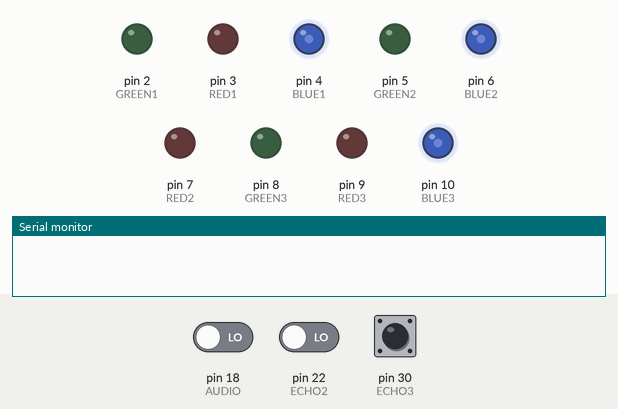
A sketch run on a simulated Arduino Mega 2560, built with avr-gcc and run on an emulated ATmega2560. Parts: output pins drawn as LEDs (lit = HIGH), the last lines printed to the serial monitor. The inputs (shaded band) are chosen by the test bench; at power-on: pin 18 (AUDIO) LOW, pin 30 (ECHO3) LOW, pin 22 (ECHO2) LOW. Pins used as bus, display or sensor lines are not drawn.

Above: at 1.2 s.
1.3 s: pin 18 (AUDIO) driven HIGH
3.5 s: pin 30 (ECHO3) pulsed HIGH 5 times (0.12 s each, 0.3 s apart)
At 11.5 s:
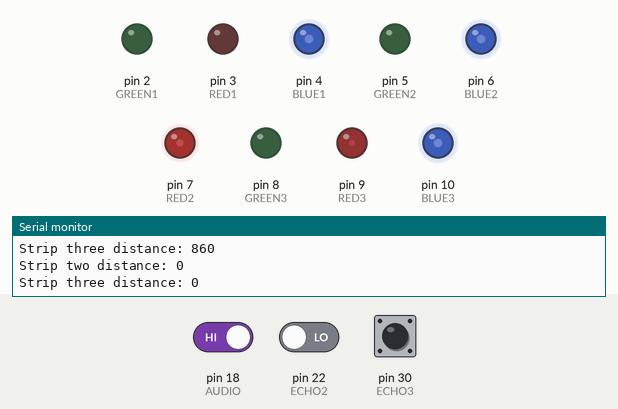
At 23.4 s:
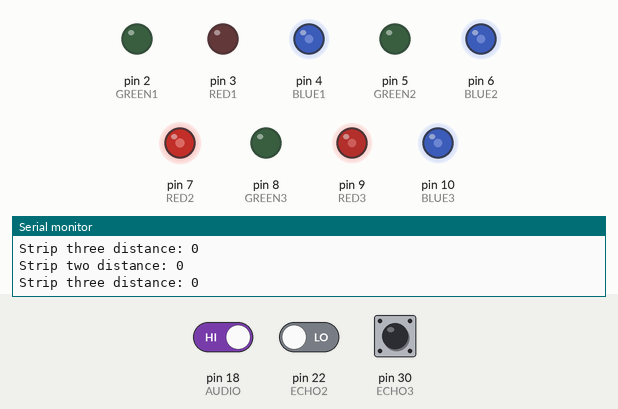
Timing chart, 0 to 30.1 s (numbered marks = the images above; inputs shaded):
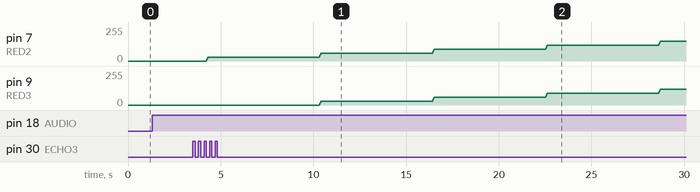

The sketch:

rgbThreeStripsUltrasonic_MarkI.ino
```cpp
#define ECHO1 40
#define TRIG1 42

#define ECHO2 22
#define TRIG2 24

#define ECHO3 30
#define TRIG3 32

#define AUDIO 18

#define RED1 3
#define GREEN1 2
#define BLUE1 4

#define RED2 7
#define BLUE2 6
#define GREEN2 5

#define RED3 9
#define BLUE3 10
#define GREEN3 8

static int FAR = 0,
           MEDIUM = 1,
           CLOSE = 2,
           STRIP_ONE = 1,
           STRIP_TWO = 2,
           STRIP_THREE = 3,
           R = 0, G = 1, B = 2,
           MAX_BRIGHTNESS = 255,
           MED_BRIGHTNESS = 180,
           IDLE_BRIGHTNESS = 100,
           FRAME_RATE = 10;

int strip1[3], strip2[3], strip3[3];
int count = 0;
long distance1 = 151, distance2 = 151, distance3 = 151;
unsigned long lastInterrupt;

void setup() {
  // initialize pin modes
  pinMode(RED1, OUTPUT);
  pinMode(BLUE1, OUTPUT);
  pinMode(GREEN1, OUTPUT);
  pinMode(RED2, OUTPUT);
  pinMode(BLUE2, OUTPUT);
  pinMode(GREEN2, OUTPUT);
  pinMode(RED3, OUTPUT);
  pinMode(BLUE3, OUTPUT);
  pinMode(GREEN3, OUTPUT);

  // ultrasonic
  pinMode(TRIG1, OUTPUT);
  pinMode(ECHO1, INPUT);

  pinMode(TRIG2, OUTPUT);
  pinMode(ECHO2, INPUT);

  pinMode(TRIG3, OUTPUT);
  pinMode(ECHO3, INPUT);

  Serial.begin(9600);

  // add interrupt for audio
  attachInterrupt(digitalPinToInterrupt(AUDIO), readAudio, RISING);

  // initialize
  strip1[R] = 0;
  strip1[G] = 0;
  strip1[B] = IDLE_BRIGHTNESS;

  strip2[R] = 0;
  strip2[G] = 0;
  strip2[B] = IDLE_BRIGHTNESS;

  strip3[R] = 0;
  strip3[G] = 0;
  strip3[B] = IDLE_BRIGHTNESS;


  // apply old state
  rgb(strip1, RED1, GREEN1, BLUE1);
  rgb(strip2, RED2, GREEN2, BLUE2);
  rgb(strip3, RED3, GREEN3, BLUE3);
}

void loop() {
  if (count == 10) {
    // get distances from each ultrasonic sensor
    //distance1 = ultrasonic(TRIG1, ECHO1);
    distance2 = ultrasonic(TRIG2, ECHO2);
    distance3 = ultrasonic(TRIG3, ECHO3);
    //Serial.print("Strip one distance: ");
    //Serial.println(distance1);
    Serial.print("Strip two distance: ");
    Serial.println(distance2);
    Serial.print("Strip three distance: ");
    Serial.println(distance3);
    count = 0;
  }

  updateStripStates(distance1, distance2, distance3);

  // apply new state
  rgb(strip1, RED1, GREEN1, BLUE1);
  rgb(strip2, RED2, GREEN2, BLUE2);
  rgb(strip3, RED3, GREEN3, BLUE3);

  //  Serial.print("Strip 3 Red: ");
  //  Serial.println(strip3[R]);

  delay(FRAME_RATE);

  count++;

}

// updates all strip states
void updateStripStates(int d1, int d2, int d3) {
  updateParticularStrip(d1, R, strip1, 3);
  updateParticularStrip(d2, R, strip2, 3);
  updateParticularStrip(d3, R, strip3, 3);
}

// updates specific strip state
void updateParticularStrip(int d, int color, int strip[], int inc) {
  if (chunkDistance(d) == FAR) {
    if (strip[color] > 0) {
      //      Serial.println("DECREMENT THIS SHIT");
      strip[color] -= inc;
    }
    else {
      // do nothing
    }
    //    Serial.println("REACHED FAR");
  }
  else if (chunkDistance(d) == MEDIUM) {
    if (strip[color] < MED_BRIGHTNESS) {
      strip[color] += inc;
    }
    else if (strip1[color] > MED_BRIGHTNESS) {
      strip[color] -= inc;
    }
    else {
      // do nothing
    }
  }
  else if (chunkDistance(d) == CLOSE) {
    if (strip[color] < MAX_BRIGHTNESS - inc) {
      strip[color] += inc;
    }
    else {
      // do nothing
    }
  }
}

// decide how close something is to a sensor
int chunkDistance(long d) { // zero distance may = far
  if (d > 55) {
    return FAR;
  } else if (d > 30) {
    return MEDIUM;
  } else {
    return CLOSE;
  }
}

// Does the ultrasonic stuff
long ultrasonic(int trigPin, int echoPin) {
  long minDuration = 50000.;
  int trials = 3;
  for (int i = 0; i < trials; i++) {
    delayMicroseconds(2);
    digitalWrite(trigPin, LOW);
    delayMicroseconds(10);

    digitalWrite(trigPin, HIGH);
    delayMicroseconds(100);

    long tempDuration = pulseIn(echoPin, HIGH);

    if (tempDuration < minDuration) {
      minDuration = tempDuration;
    }
  }
  delayMicroseconds(200);
  //  Serial.println(durationToDistance(minDuration));
  return durationToDistance(minDuration);
}

// does the audio stuff
void readAudio() {
  if (millis() - lastInterrupt > 10) {
    for (int i = 0; i < MAX_BRIGHTNESS; i++) {
      analogWrite(GREEN1, i);
      analogWrite(GREEN2, i);
      analogWrite(GREEN3, i);
      delayMicroseconds(250);
    }
    for (int i = MAX_BRIGHTNESS; i >= 0; i--) {
      analogWrite(GREEN1, i);
      analogWrite(GREEN2, i);
      analogWrite(GREEN3, i);
      delayMicroseconds(2500);
    }
    lastInterrupt = millis();
  }
}

long durationToDistance(long duration) {
  return duration * (0.0344 / 2.0);
}

void rgb(int strip[], int pinRed, int pinGreen, int pinBlue) {
  analogWrite(pinRed, strip[R]);
  analogWrite(pinGreen, strip[G]);
  analogWrite(pinBlue, strip[B]);
}

void fadeColor(int startR, int startG,
               int startB, int endR,
               int endG, int endB, int pause, int pinRed, int pinGreen, int pinBlue) {
  double incR = (double) (endR - startR) / (double) 255 ;
  double incB = (double) (endB - startB) / (double) 255 ;
  double incG = (double) (endG - startG) / (double) 255 ;
  for (int i = 0; i < 255; i++) {
    int newR = startR + (i * incR);
    int newB = startB + (i * incB);
    int newG = startG + (i * incG);
    int newRGB[] = {newR, newB, newG};
    rgb(newRGB, pinRed, pinGreen, pinBlue);
    rgb(newRGB, RED2, GREEN2, BLUE2);
    rgb(newRGB, RED3, GREEN3, BLUE3);
    delay(pause);
  }
}
```
